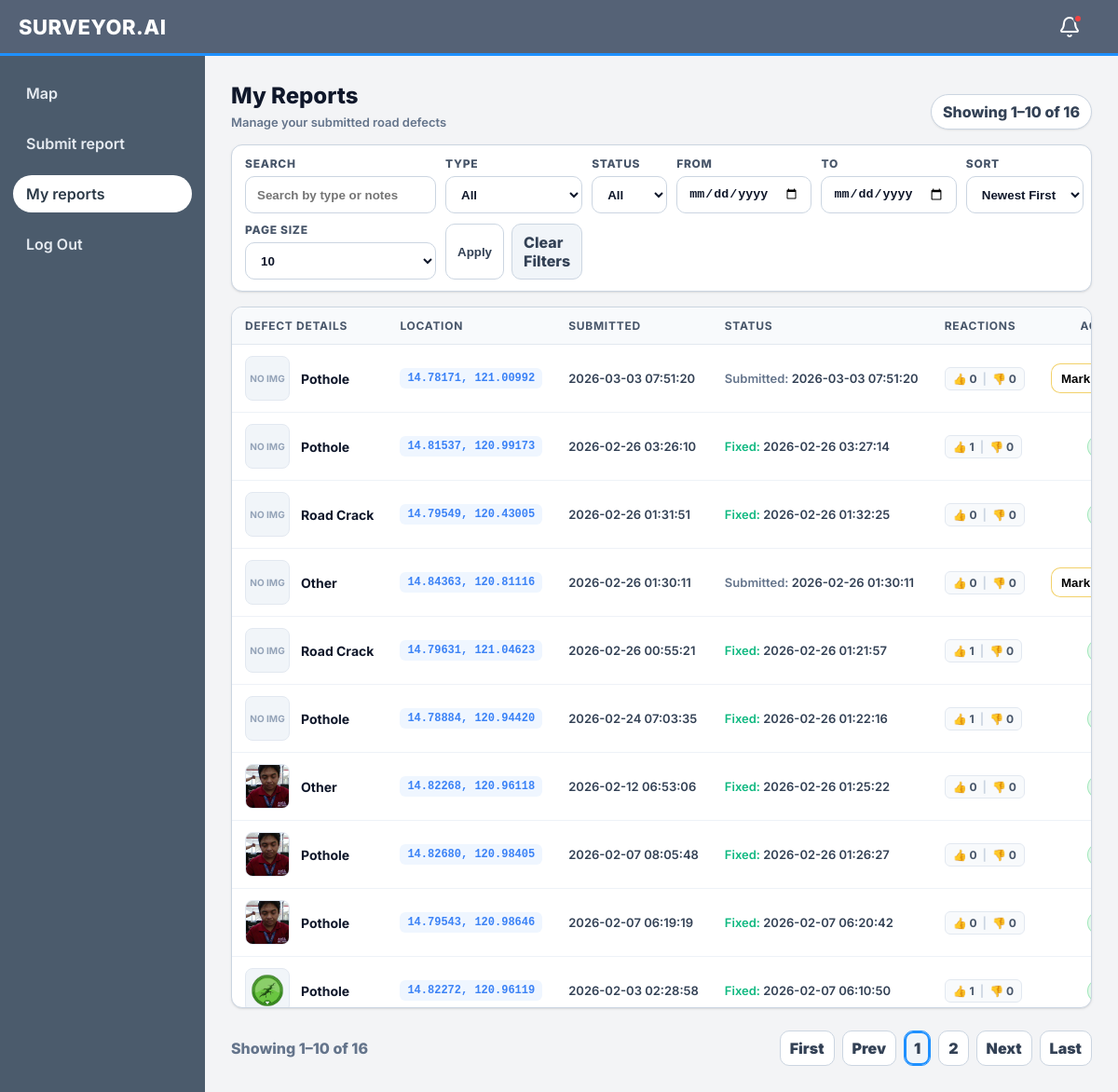
The app's page /my-reports (signed in), older data.
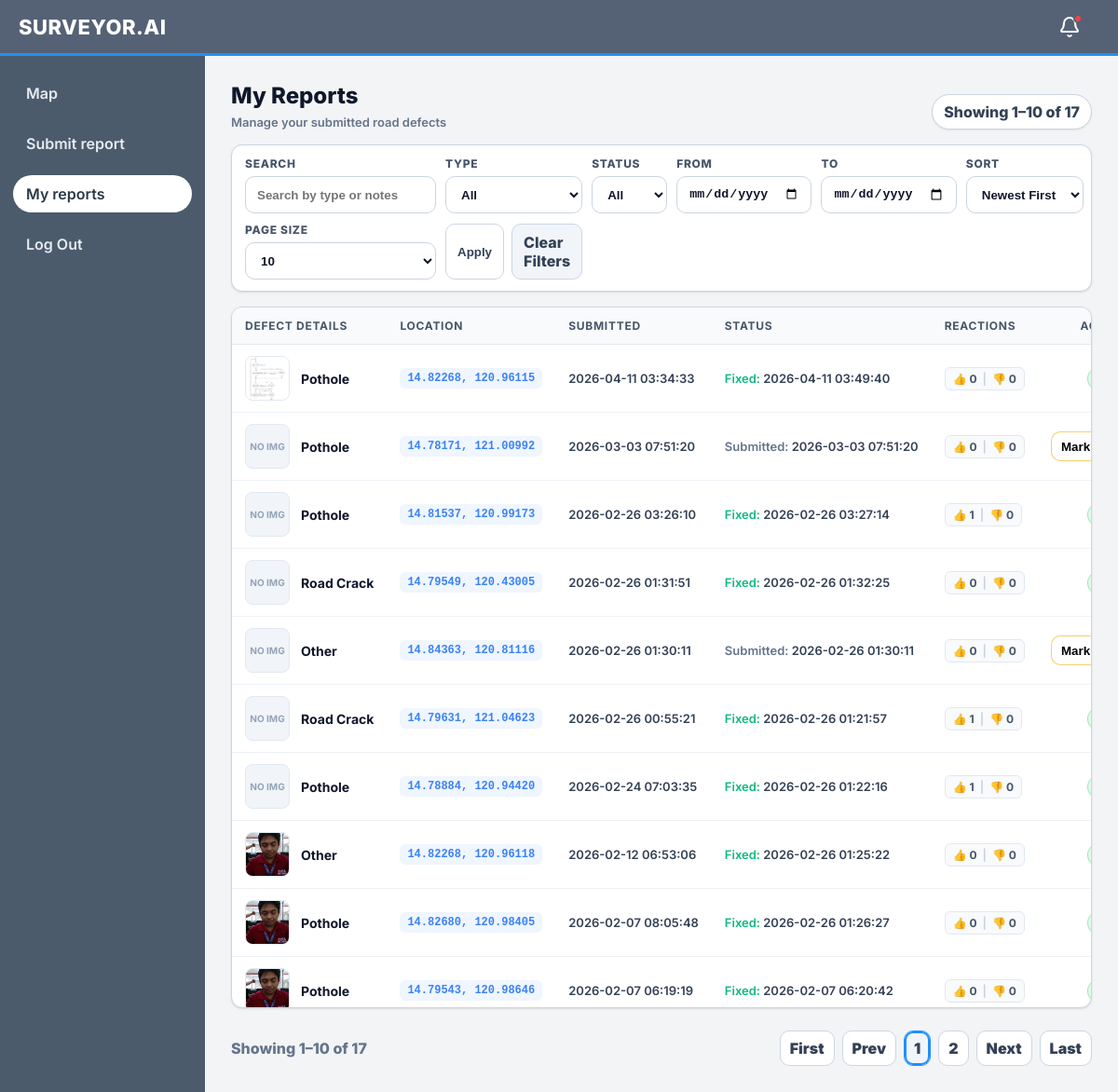
The same page, newer data.
### app.py (models this page shows, shortened)
class Report(db.Model):
    id = db.Column(db.Integer, primary_key=True)
    user_id = db.Column(db.Integer, db.ForeignKey('user.id'), nullable=False, index=True)
    title = db.Column(db.String(200), nullable=False)
    body = db.Column(db.Text, nullable=False)
    latitude = db.Column(db.Float, nullable=True)
    longitude = db.Column(db.Float, nullable=True)
    obstruction_type = db.Column(db.String(50), nullable=True)
    photo_path = db.Column(db.String(512), nullable=True)
    created_at = db.Column(db.Integer, nullable=False, default=lambda: int(time.time()))
    status_updated_at = db.Column(db.Integer, nullable=True, default=lambda: int(time.time()))
    is_fixed = db.Column(db.Boolean, nullable=False, default=False)
    fixed_at = db.Column(db.Integer, nullable=True)
    is_false_report = db.Column(db.Boolean, nullable=False, default=False)
    thumbs_up_count = db.Column(db.Integer, nullable=False, default=0)
    thumbs_down_count = db.Column(db.Integer, nullable=False, default=0)
    @property
    def created_at_iso(self) -> str:
        try:
            return time.strftime('%Y-%m-%d %H:%M:%S', time.localtime(int(self.created_at)))
        except Exception:
            return str(self.created_at)
    @property
    def fixed_at_iso(self) -> str:
        try:
            if self.fixed_at:
                return time.strftime('%Y-%m-%d %H:%M:%S', time.localtime(int(self.fixed_at)))
            return ''
        except Exception:
            return ''

### app.py (the view, shortened to what this page needs)
@app.route('/my-reports')
def my_reports_page():
    current_user = _require_role('user')
    if not isinstance(current_user, User):
        return current_user
    if _is_admin_or_moderator(current_user):
        abort(403)
    q = (request.args.get('q') or '').strip()
    type_filter = (request.args.get('type') or '').strip().lower()
    status_filter = (request.args.get('status') or '').strip().lower()
    start_date = (request.args.get('start_date') or '').strip()
    end_date = (request.args.get('end_date') or '').strip()
    sort = (request.args.get('sort') or 'date_desc').strip().lower()
    try:
        page = max(1, int(request.args.get('page', '1')))
    except Exception:
        page = 1
    try:
        per_page = int(request.args.get('per_page', '10'))
    except Exception:
        per_page = 10
    if per_page not in (10, 20, 50):
        per_page = 10
    query = Report.query.filter(Report.user_id == int(current_user.id))
    if start_date:
        try:
            start_ts = int(time.mktime(time.strptime(start_date, "%Y-%m-%d")))
            query = query.filter(Report.created_at >= start_ts)
        except ValueError:
            pass
    if end_date:
        try:
            end_ts = int(time.mktime(time.strptime(end_date, "%Y-%m-%d"))) + 86399
            query = query.filter(Report.created_at <= end_ts)
        except ValueError:
            pass
    query = query.filter(Report.is_false_report == False)
    if sort == 'date_asc':
        query = query.order_by(asc(Report.created_at), asc(Report.id))
    elif sort == 'type':
        query = query.order_by(asc(Report.obstruction_type), desc(Report.created_at), desc(Report.id))
    else:
        sort = 'date_desc'
        query = query.order_by(desc(Report.created_at), desc(Report.id))
    total = query.count()
    pages = max(1, (total + per_page - 1) // per_page)
    if page > pages:
        page = pages
    offset = (page - 1) * per_page
    reports = query.limit(per_page).offset(offset).all()
    start = 0 if total == 0 else offset + 1
    end = 0 if total == 0 else min(total, offset + len(reports))
    return render_template(
        '/my_reports.html',
        current_user=current_user,
        is_admin=False,
        reports=reports,
        q=q,
        type_filter=type_filter,
        status_filter=status_filter,
        start_date=start_date,
        end_date=end_date,
        sort=sort,
        per_page=per_page,
        page=page,
        pages=pages,
        total=total,
        start=start,
        end=end,
    )

### app.py (called while the page is built, shortened)
def _get_current_user():
    uid = session.get('user_id')
    if not uid:
        return None
    try:
        return User.query.get(int(uid))
    except Exception:
        return None

def _is_admin(user) -> bool:
    if not user:
        return False
    role = getattr(user, 'role', None)
    if role is None:
        return False
    return str(role).strip().lower() == 'admin'

def _is_moderator(user) -> bool:
    if not user:
        return False
    role = getattr(user, 'role', None)
    if role is None:
        return False
    return str(role).strip().lower() == 'moderator'

def _is_admin_or_moderator(user) -> bool:
    return _is_admin(user) or _is_moderator(user)

@app.before_request
def _block_writes_during_restore():
    if not RESTORE_STATE.get("in_progress"):
        return None

def _login_required():
    cu = _get_current_user()
    if not cu:
        return redirect(url_for('login', next=request.path))
    return cu

def _require_role(*roles):
    cu = _login_required()
    if not isinstance(cu, User):
        return cu
    role = str(getattr(cu, 'role', '') or '').strip().lower()
    allowed = {str(r).strip().lower() for r in roles}
    if role not in allowed:
        abort(403)
    return cu

@app.context_processor
def inject_notifications():
    uid = session.get('user_id')
    count = 0
    if uid:
        try:
            count = Notification.query.filter_by(user_id=int(uid), is_read=False).count()
        except Exception:
            pass
    return dict(unread_notifications_count=count)

@app.before_request
def _ensure_gps_started():
    global _gps_started
    if not _gps_started:
        ensure_gps_thread()
        _gps_started = True

@app.before_request
def _cleanup_expired_otps_periodically():
    global _otp_cleanup_counter
    _otp_cleanup_counter += 1

### templates/my_reports.html (shortened to what this page needs)
<!DOCTYPE html>
<html>
  <head>
    <link rel="stylesheet" href="{{ url_for('static', filename='css/users.css') }}" />
    <link rel="stylesheet" href="{{ url_for('static', filename='css/my_reports.css') }}" />
    <link rel="stylesheet" href="{{ url_for('static', filename='css/mobile-nav.css') }}" />
  </head>
  <body>
    <header class="topbar">
      <div class="brand">SURVEYOR.AI</div>
      <div style="margin-left:auto; margin-right:12px; position:relative;">
        <button id="notifBtn" style="background:none; border:none; width:40px; height:40px; border-radius:8px; cursor:pointer; display:flex; align-items:center; justify-content:center; position:relative;">
          <img src="{{ url_for('static', filename='icons/bell.svg') }}" width="24" height="24" alt="Notifications" style="filter: brightness(0) invert(1);" />
          <div id="notifBadge" style="position:absolute; top:6px; right:6px; width:10px; height:10px; background:#ef4444; border:2px solid #556276; border-radius:50%; display:none;"></div>
        </button>
      </div>
    </header>
    <div class="layout">
      <aside class="sidebar">
        <nav class="nav">
          <a href="/map">Map</a>
          <a href="/reports">Submit report</a>
          <a class="active" href="/my-reports">My reports</a>
          <a href="/logout">Log Out</a>
        </nav>
      </aside>
      <main class="main">
        <div class="page">
          <div class="page-header">
            <div>
              <div class="title">My Reports</div>
              <div class="subtitle">Manage your submitted road defects</div>
            </div>
            <div class="count">Showing {{ start }}–{{ end }} of {{ total }}</div>
          </div>
          <div class="controls card">
            <form class="controls-inner" method="get" action="{{ url_for('my_reports_page') }}">
              <div class="control-row my-reports-filters">
                <div class="control">
                  <label class="control-label" for="q">Search</label>
                  <input id="q" class="control-input" type="text" name="q" value="{{ q or '' }}" placeholder="Search by type or notes" />
                </div>
                <div class="control">
                  <label class="control-label" for="type">Type</label>
                  <select id="type" class="control-input" name="type">
                    <option value="" {% if not type_filter %}selected{% endif %}>All</option>
                  </select>
                </div>
                <div class="control">
                  <label class="control-label" for="status">Status</label>
                  <select id="status" class="control-input" name="status">
                    <option value="" {% if not status_filter %}selected{% endif %}>All</option>
                  </select>
                </div>
                <div class="control">
                  <label class="control-label" for="start_date">From</label>
                  <input id="start_date" class="control-input" type="date" name="start_date" value="{{ start_date or '' }}" />
                </div>
                <div class="control">
                  <label class="control-label" for="end_date">To</label>
                  <input id="end_date" class="control-input" type="date" name="end_date" value="{{ end_date or '' }}" />
                </div>
                <div class="control">
                  <label class="control-label" for="sort">Sort</label>
                  <select id="sort" class="control-input" name="sort">
                    <option value="date_desc" {% if sort == 'date_desc' %}selected{% endif %}>Newest First</option>
                  </select>
                </div>
                <div class="control">
                  <label class="control-label" for="per_page">Page size</label>
                  <select id="per_page" class="control-input" name="per_page">
                    <option value="10" {% if per_page == 10 %}selected{% endif %}>10</option>
                  </select>
                </div>
                <div class="control actions">
                  <button class="btn" type="submit">Apply</button>
                  <a class="btn secondary" href="{{ url_for('my_reports_page') }}">Clear Filters</a>
                </div>
              </div>
            </form>
          </div>
          <div class="card">
            <div class="table-wrap tall">
              <table class="table" aria-label="My reports table">
                <thead>
                  <tr>
                    <th style="width: 25%;">Defect Details</th>
                    <th style="width: 15%;">Location</th>
                    <th style="width: 15%;">Submitted</th>
                    <th style="width: 15%;">Status</th>
                    <th style="width: 15%;">Reactions</th>
                    <th style="width: 15%; text-align: right;">Actions</th>
                  </tr>
                </thead>
                <tbody>
                  {% if reports and reports|length > 0 %}
                    {% for r in reports %}
                      <tr>
                        <td>
                          <div class="report-cell">
                            <a class="report-thumb"
                               {% if r.photo_path %}href="{{ url_for('static', filename=r.photo_path) }}" target="_blank" rel="noopener"{% endif %}>
                              {% if r.photo_path %}
                                <img src="{{ url_for('static', filename=r.photo_path) }}" alt="Evidence">
                              {% else %}
                                <span>No Img</span>
                              {% endif %}
                            </a>
                            <div class="report-info">
                              <div class="report-type">{{ r.obstruction_type or 'Unknown' }}</div>
                            </div>
                          </div>
                        </td>
                        <td>
                          {% if r.latitude is not none and r.longitude is not none %}
                            <a href="{{ url_for('map_page', lat=r.latitude, lng=r.longitude) }}" class="coords-link" title="View on map">
                              {{ '%.5f'|format(r.latitude) }}, {{ '%.5f'|format(r.longitude) }}
                            </a>
                          {% else %}
                            <span class="muted" style="font-size:12px;">No location</span>
                          {% endif %}
                        </td>
                        <td>
                          <div class="timestamp-cell" style="font-size: 13px; color: #334155;">{{ r.created_at_iso }}</div>
                        </td>
                        <td>
                          <div class="timestamp-cell" style="font-size: 13px; color: #334155;">
                            {% if r.is_fixed and r.fixed_at %}
                              <span style="color: #10b981; font-weight: 600;">Fixed:</span> {{ r.fixed_at_iso }}
                            {% else %}
                              <span style="color: #64748b; font-weight: 600;">Submitted:</span> {{ r.created_at_iso }}
                            {% endif %}
                          </div>
                        </td>
                        <td>
                          <div class="reaction-pill">
                            <span title="Thumbs Up">👍 {{ r.thumbs_up_count }}</span>
                            <span style="color:#cbd5e1">|</span>
                            <span title="Thumbs Down">👎 {{ r.thumbs_down_count }}</span>
                          </div>
                        </td>
                        <td style="text-align: right;">
                          {% if r.is_fixed %}
                            <span class="badge badge--active">Fixed</span>
                          {% else %}
                            <button class="mini-btn warn" onclick="markAsFixed({{ r.id }})" title="Mark as Fixed">
                              Mark Fixed
                            </button>
                          {% endif %}
                        </td>
                      </tr>
                    {% endfor %}
                  {% endif %}
                </tbody>
              </table>
            </div>
          </div>
          <div class="pagination">
            <div class="range">Showing {{ start }}–{{ end }} of {{ total }}</div>
            <div class="pager">
              <a class="page-btn" href="{{ url_for('my_reports_page', q=q, type=type_filter, status=status_filter, sort=sort, per_page=per_page, page=1) }}">First</a>
              <a class="page-btn" href="{{ url_for('my_reports_page', q=q, type=type_filter, status=status_filter, sort=sort, per_page=per_page, page=(page-1 if page>1 else 1)) }}">Prev</a>
              {% set start_page = (page - 2) if (page - 2) > 1 else 1 %}
              {% set end_page = (page + 2) if (page + 2) < pages else pages %}
              {% for p in range(start_page, end_page + 1) %}
                <a class="page-num {% if p == page %}active{% endif %}" href="{{ url_for('my_reports_page', q=q, type=type_filter, status=status_filter, sort=sort, per_page=per_page, page=p) }}">{{ p }}</a>
              {% endfor %}
              <a class="page-btn" href="{{ url_for('my_reports_page', q=q, type=type_filter, status=status_filter, sort=sort, per_page=per_page, page=(page+1 if page<pages else pages)) }}">Next</a>
              <a class="page-btn" href="{{ url_for('my_reports_page', q=q, type=type_filter, status=status_filter, sort=sort, per_page=per_page, page=pages) }}">Last</a>
            </div>
          </div>
        </div>
      </main>
    </div>
  </body>
</html>

### static/css/my_reports.css (style rules this page uses)
.report-cell { display: flex; align-items: center; gap: 12px; }
.report-thumb { width: 48px; height: 48px; border-radius: 8px; background: #f1f5f9; border: 1px solid #e2e8f0; overflow: hidden; flex-shrink: 0; display: flex; align-items: center; justify-content: center; color: #94a3b8; font-size: 10px; font-weight: 700; text-transform: uppercase; }
.report-thumb img { width: 100%; height: 100%; object-fit: cover; }
.report-info { display: flex; flex-direction: column; gap: 2px; }
.report-type { font-weight: 700; color: #0f172a; font-size: 14px; }
.reaction-pill { display: inline-flex; align-items: center; gap: 6px; background: #f8fafc; border: 1px solid #e2e8f0; padding: 4px 8px; border-radius: 6px; font-size: 12px; font-weight: 700; color: #475569; }

Row changes from the older to the newer data that the page shows:
no longer on this page (row unchanged): Report: photo_path (picture), obstruction_type "Pothole", latitude "14.82272", longitude "120.96119", created_at_iso "2026-02-03 02:28:58", fixed_at_iso "2026-02-07 06:10:50", thumbs_up_count "1", thumbs_down_count "0"
added Report: photo_path (picture), obstruction_type "Pothole", latitude "14.82268", longitude "120.96115", created_at_iso "2026-04-11 03:34:33", fixed_at_iso "2026-04-11 03:49:40", thumbs_up_count "0", thumbs_down_count "0"
Text that changed along with them:
{{ total }}: "16" → "17"
